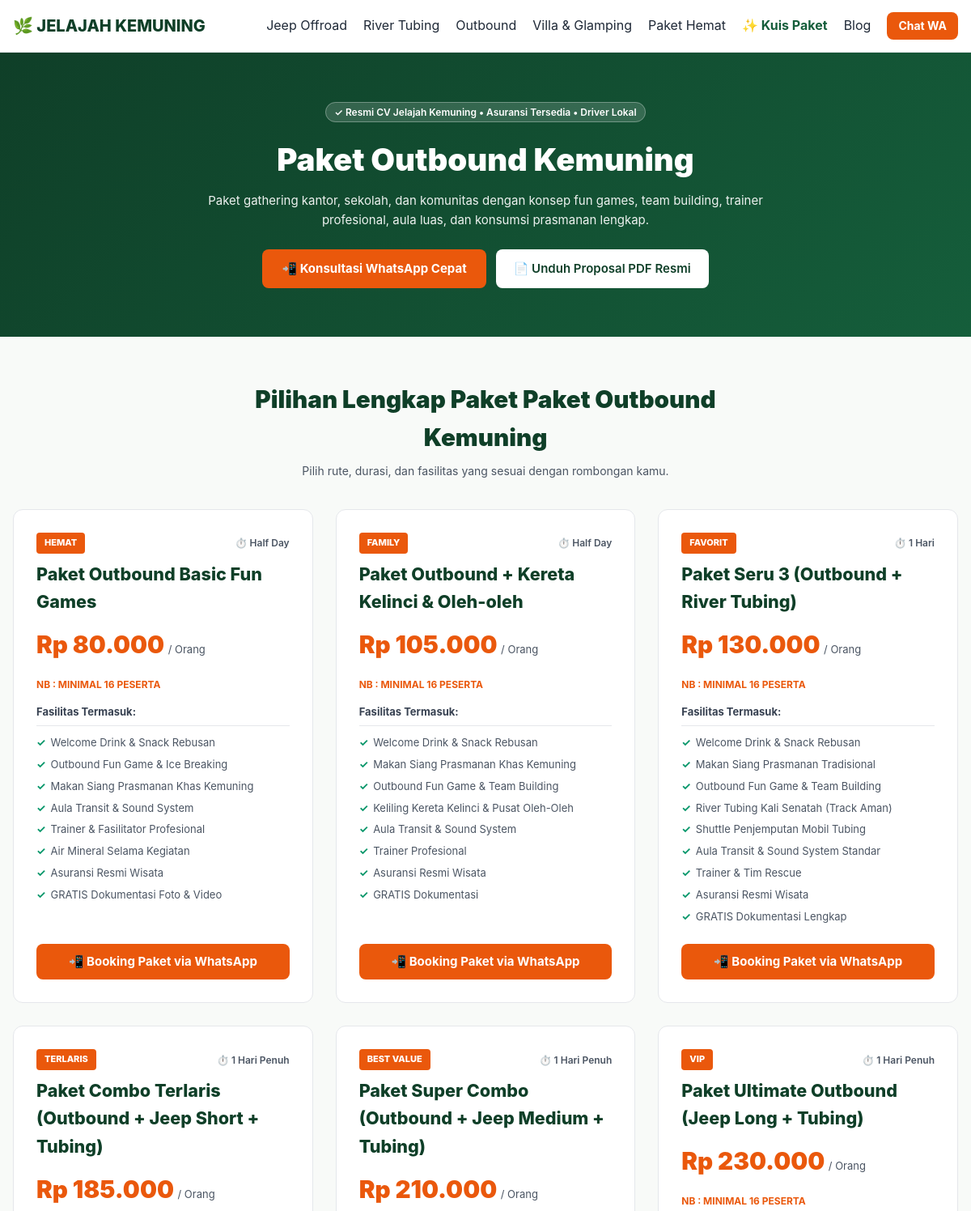
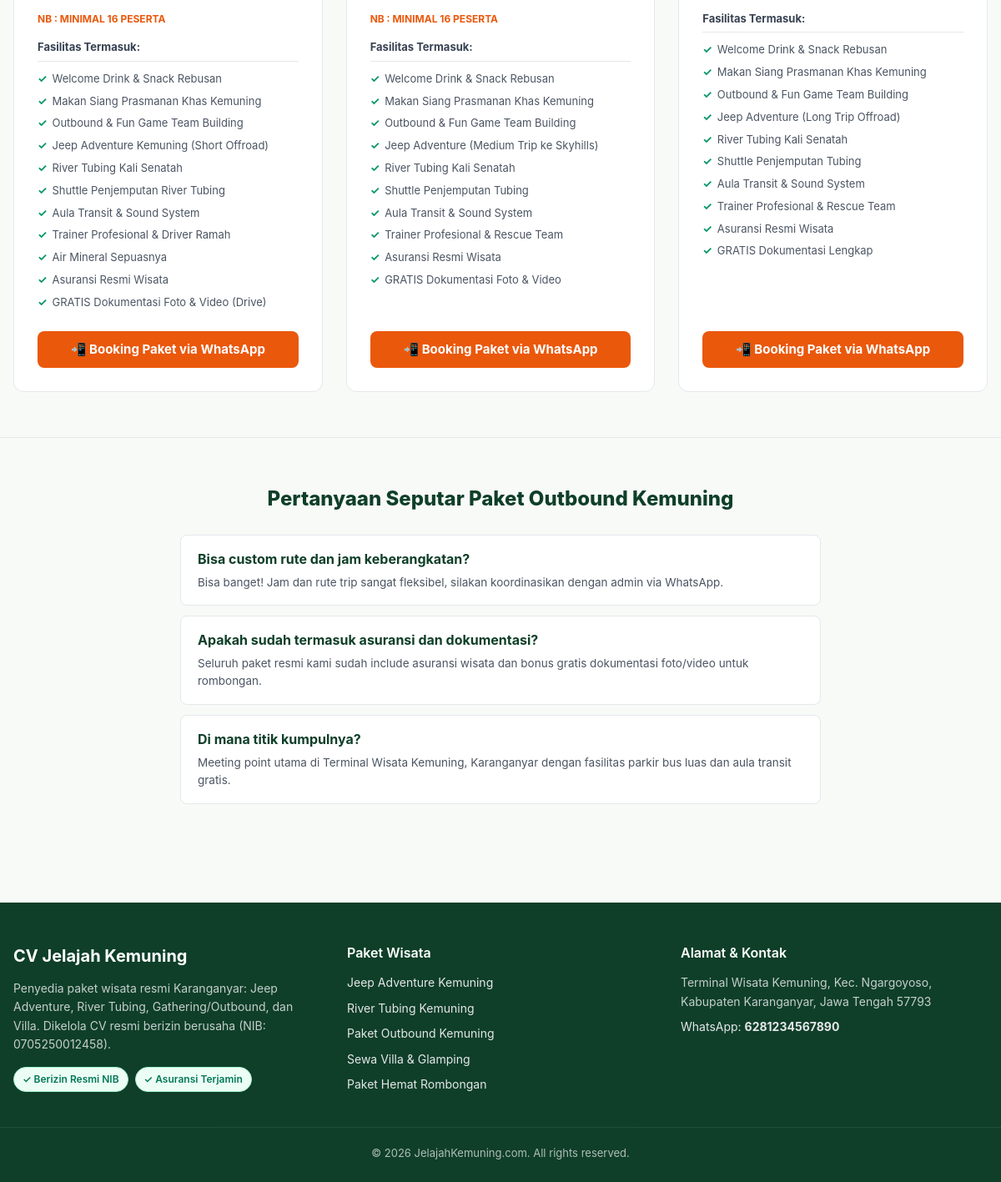
Screenshot of /paket-outbound-kemuning/ with the database file from the repository (2 pictures, top to bottom).
### tables this page shows
CREATE TABLE IF NOT EXISTS categories (
    id INTEGER PRIMARY KEY AUTO_INCREMENT,
    name VARCHAR(100) NOT NULL,
    slug VARCHAR(100) NOT NULL UNIQUE,
    description TEXT NULL,
    icon VARCHAR(50) DEFAULT 'fas fa-map-marked-alt',
    created_at TIMESTAMP DEFAULT CURRENT_TIMESTAMP
);

CREATE TABLE IF NOT EXISTS packages (
    id INTEGER PRIMARY KEY AUTO_INCREMENT,
    category_id INTEGER NOT NULL,
    name VARCHAR(200) NOT NULL,
    slug VARCHAR(200) NOT NULL UNIQUE,
    price INTEGER NOT NULL DEFAULT 0,
    price_strike INTEGER DEFAULT 0,
    price_type VARCHAR(50) DEFAULT 'per_orang',
    min_participants INTEGER DEFAULT 1,
    duration VARCHAR(100) NULL,
    badge VARCHAR(50) NULL,
    summary TEXT NULL,
    inclusions TEXT NULL,
    exclusions TEXT NULL,
    itinerary TEXT NULL,
    thumbnail VARCHAR(255) NULL,
    is_active INTEGER DEFAULT 1,
    sort_order INTEGER DEFAULT 0,
    created_at TIMESTAMP DEFAULT CURRENT_TIMESTAMP
);

CREATE TABLE IF NOT EXISTS settings (
    setting_key VARCHAR(100) PRIMARY KEY,
    setting_value TEXT NULL
);

### app/Controllers/PackageController.php (called while the page is built, shortened)
<?php
class PackageController {
    public function getPackageData(string $slug): array {
        $db = Database::getInstance()->getConnection();
        $stmt = $db->prepare("SELECT * FROM categories WHERE slug = :s LIMIT 1");
        $stmt->execute([':s' => $slug]);
        $category = $stmt->fetch(PDO::FETCH_ASSOC);
        $stmt = $db->prepare("SELECT * FROM packages WHERE category_id = :cid AND is_active = 1 ORDER BY sort_order ASC, price ASC");
        $stmt->execute([':cid' => $category['id']]);
        $packages = $stmt->fetchAll(PDO::FETCH_ASSOC);
        return ['category' => $category, 'packages' => $packages];
    }
    public function parseInclusions(?string $inclusions): array {
        $lines = preg_split('/\r\n|\r|\n/', trim($inclusions));
        return array_values(array_filter(array_map('trim', $lines)));
    }
    public function showBySlug(string $slug): void {
        $data = $this->getPackageData($slug);
        $category = $data['category'];
        $packages = $data['packages'];
        require __DIR__ . '/../Views/layouts/header.php';
        require __DIR__ . '/../Views/package-detail.php';
        require __DIR__ . '/../Views/layouts/footer.php';
    }
}

### app/Helpers.php (called while the page is built, shortened)
<?php
class Helpers {
    public static function formatRupiah(int $amount): string {
        return 'Rp ' . number_format($amount, 0, ',', '.');
    }
    public static function getSetting(string $key, string $default = ''): string {
        try {
            $db = Database::getInstance()->getConnection();
            $stmt = $db->prepare("SELECT setting_value FROM settings WHERE setting_key = :k LIMIT 1");
            $stmt->execute([':k' => $key]);
            $val = $stmt->fetchColumn();
            return ($val !== false && $val !== null) ? (string)$val : $default;
        } catch (\Throwable $e) {
            return $default;
        }
    }
    public static function generateWaLink(string $package = '', string $details = ''): string {
        $phone = self::getSetting('no_wa_1', defined('DEFAULT_WA') ? DEFAULT_WA : '6281234567890');
        $text = "Halo Admin Jelajah Kemuning, saya mau konsultasi";
        if (!empty($package)) {
            $text .= " mengenai *$package*";
        }
        if (!empty($details)) {
            $text .= " ($details)";
        }
        $text .= ". Mohon info ketersediaan tanggal dan rincian lengkapnya. Terima kasih!";
        return "https://wa.me/" . preg_replace('/[^0-9]/', '', $phone) . "?text=" . urlencode($text);
    }
    public static function sanitize(string $input): string {
        return htmlspecialchars(trim($input), ENT_QUOTES, 'UTF-8');
    }
}

### app/Views/package-detail.php (the view, shortened to what this page needs)
<div style="background:linear-gradient(135deg, var(--primary) 0%, var(--primary-light) 100%); color:#fff; padding:60px 0;">
    <div class="container" style="text-align:center;">
        <span class="badge-trust" style="background:rgba(255,255,255,0.15); color:#fff; border-color:rgba(255,255,255,0.3);">✓ Resmi CV Jelajah Kemuning • Asuransi Tersedia • Driver Lokal</span>
        <h1 style="font-size:2.4rem; font-weight:900; margin:16px 0 8px;"><?= Helpers::sanitize($category['name']) ?></h1>
        <p style="max-width:700px; margin:0 auto; opacity:0.92; font-size:15px; line-height:1.6;">
            <?= Helpers::sanitize($category['description'] ?? 'Penyedia paket wisata resmi Karanganyar dengan rute terbaik dan fasilitas terlengkap.') ?>
        </p>
        <div style="margin-top:24px; display:flex; justify-content:center; gap:12px; flex-wrap:wrap;">
            <a href="<?= Helpers::generateWaLink($category['name']) ?>" class="btn-accent" style="font-size:15px; padding:12px 24px;">
                📲 Konsultasi WhatsApp Cepat
            </a>
            <a href="/proposal/" class="btn-primary" style="background:#fff; color:var(--primary); font-size:15px; padding:12px 22px;">
                📄 Unduh Proposal PDF Resmi
            </a>
        </div>
    </div>
</div>
<div class="container" style="padding:54px 16px;">
    <div style="text-align:center; max-width:700px; margin:0 auto 36px;">
        <h2 style="font-size:1.85rem; font-weight:900; color:var(--primary); margin-bottom:6px;">
            Pilihan Lengkap Paket <?= Helpers::sanitize($category['name']) ?>
        </h2>
        <p style="color:var(--text-muted); font-size:14px;">Pilih rute, durasi, dan fasilitas yang sesuai dengan rombongan kamu.</p>
    </div>
    <div style="display:grid; grid-template-columns:repeat(auto-fit, minmax(320px, 1fr)); gap:28px;">
        <?php foreach ($packages as $pkg): ?>
        <div class="card-package" style="padding:28px; display:flex; flex-direction:column; justify-content:space-between;">
            <div>
                <div style="display:flex; justify-content:space-between; align-items:center; margin-bottom:8px;">
                    <?php if (!empty($pkg['badge'])): ?>
                    <span style="background:var(--accent); color:#fff; font-size:11px; font-weight:800; padding:4px 10px; border-radius:4px;">
                        <?= Helpers::sanitize($pkg['badge']) ?>
                    </span>
                    <?php else: ?>
                    <span style="background:#ECFDF5; color:#047857; font-size:11px; font-weight:700; padding:4px 8px; border-radius:4px;">
                        TERSEDIA
                    </span>
                    <?php endif; ?>
                    <?php if (!empty($pkg['duration'])): ?>
                    <span style="font-size:12px; font-weight:600; color:var(--text-muted);">⏱️ <?= Helpers::sanitize($pkg['duration']) ?></span>
                    <?php endif; ?>
                </div>
                <h3 style="font-size:1.35rem; font-weight:800; color:var(--primary); margin:8px 0;"><?= Helpers::sanitize($pkg['name']) ?></h3>
                <div style="margin:12px 0 16px;">
                    <span style="font-size:1.85rem; font-weight:900; color:var(--accent);"><?= Helpers::formatRupiah($pkg['price']) ?></span>
                    <span style="font-size:13px; color:var(--text-muted);">/ <?= $pkg['price_type'] === 'per_armada' ? 'Armada (Maks 4 Org)' : 'Orang' ?></span>
                </div>
                <?php if (!empty($pkg['min_participants']) && $pkg['min_participants'] > 1): ?>
                <div style="font-size:12px; color:var(--accent); font-weight:700; margin-bottom:12px;">
                    NB : MINIMAL <?= $pkg['min_participants'] ?> PESERTA
                </div>
                <?php endif; ?>
                <h4 style="font-size:13px; font-weight:700; color:#374151; margin-top:14px; border-bottom:1px solid var(--border); padding-bottom:6px;">Fasilitas Termasuk:</h4>
                <ul style="list-style:none; margin-top:10px; font-size:13px; display:flex; flex-direction:column; gap:6px; color:#4B5563;">
                    <?php
                    $incList = (new PackageController())->parseInclusions($pkg['inclusions'] ?? '');
                    if (empty($incList)): ?>
                        <li style="color:var(--text-muted);">Fasilitas lengkap standar CV Jelajah Kemuning.</li>
                    <?php else:
                        foreach ($incList as $inc): ?>
                        <li style="display:flex; align-items:flex-start; gap:6px;">
                            <span style="color:#059669; font-weight:bold;">✓</span> <span><?= Helpers::sanitize($inc) ?></span>
                        </li>
                    <?php endforeach; endif; ?>
                </ul>
            </div>
            <div style="margin-top:24px;">
                <a href="<?= Helpers::generateWaLink($pkg['name'], Helpers::formatRupiah($pkg['price'])) ?>" class="btn-accent" style="width:100%; justify-content:center; font-size:15px;">
                    📲 Booking Paket via WhatsApp
                </a>
            </div>
        </div>
        <?php endforeach; ?>
    </div>
</div>
<div style="background:#F8FAF8; border-top:1px solid var(--border); padding:54px 0;">
    <div class="container" style="max-width:800px;">
        <h3 style="text-align:center; font-size:1.5rem; font-weight:800; color:var(--primary); margin-bottom:24px;">
            Pertanyaan Seputar <?= Helpers::sanitize($category['name']) ?>
        </h3>
        <div style="display:flex; flex-direction:column; gap:12px;">
            <div style="background:#fff; border:1px solid var(--border); border-radius:8px; padding:16px 20px;">
                <div style="font-weight:700; color:var(--primary); margin-bottom:4px;">Bisa custom rute dan jam keberangkatan?</div>
                <div style="font-size:13.5px; color:var(--text-muted);">Bisa banget! Jam dan rute trip sangat fleksibel, silakan koordinasikan dengan admin via WhatsApp.</div>
            </div>
            <div style="background:#fff; border:1px solid var(--border); border-radius:8px; padding:16px 20px;">
                <div style="font-weight:700; color:var(--primary); margin-bottom:4px;">Apakah sudah termasuk asuransi dan dokumentasi?</div>
                <div style="font-size:13.5px; color:var(--text-muted);">Seluruh paket resmi kami sudah include asuransi wisata dan bonus gratis dokumentasi foto/video untuk rombongan.</div>
            </div>
            <div style="background:#fff; border:1px solid var(--border); border-radius:8px; padding:16px 20px;">
                <div style="font-weight:700; color:var(--primary); margin-bottom:4px;">Di mana titik kumpulnya?</div>
                <div style="font-size:13.5px; color:var(--text-muted);">Meeting point utama di Terminal Wisata Kemuning, Karanganyar dengan fasilitas parkir bus luas dan aula transit gratis.</div>
            </div>
        </div>
    </div>
</div>

### app/Views/layouts/footer.php (shortened to what this page needs)
<footer style="background:#0F3F28; color:#E5E7EB; padding:48px 0 24px; margin-top:64px;">
    <div class="container" style="display:grid; grid-template-columns:repeat(auto-fit, minmax(250px, 1fr)); gap:32px;">
        <div>
            <h3 style="color:#fff; font-size:1.25rem; font-weight:700; margin-bottom:12px;">CV Jelajah Kemuning</h3>
            <p style="font-size:14px; opacity:0.85; line-height:1.6;">Penyedia paket wisata resmi Karanganyar: Jeep Adventure, River Tubing, Gathering/Outbound, dan Villa. Dikelola CV resmi berizin berusaha (NIB: <?= Helpers::getSetting('nib', defined('CV_NIB') ? CV_NIB : '0705250012458') ?>).</p>
            <div style="margin-top:16px; display:flex; gap:8px; flex-wrap:wrap;">
                <span class="badge-trust">✓ Berizin Resmi NIB</span>
                <span class="badge-trust">✓ Asuransi Terjamin</span>
            </div>
        </div>
        <div>
            <h4 style="color:#fff; font-size:1rem; font-weight:600; margin-bottom:12px;">Paket Wisata</h4>
            <ul style="list-style:none; font-size:14px; display:flex; flex-direction:column; gap:8px;">
                <li><a href="/jeep-adventure-kemuning/">Jeep Adventure Kemuning</a></li>
                <li><a href="/river-tubing-kemuning/">River Tubing Kemuning</a></li>
                <li><a href="/paket-outbound-kemuning/">Paket Outbound Kemuning</a></li>
                <li><a href="/villa-glamping-kemuning/">Sewa Villa & Glamping</a></li>
                <li><a href="/paket-hemat-jeep-kemuning/">Paket Hemat Rombongan</a></li>
            </ul>
        </div>
        <div>
            <h4 style="color:#fff; font-size:1rem; font-weight:600; margin-bottom:12px;">Alamat & Kontak</h4>
            <p style="font-size:14px; opacity:0.85;">Terminal Wisata Kemuning, Kec. Ngargoyoso, Kabupaten Karanganyar, Jawa Tengah 57793</p>
            <p style="font-size:14px; margin-top:8px;">WhatsApp: <strong><?= Helpers::getSetting('no_wa_1', defined('DEFAULT_WA') ? DEFAULT_WA : '081234567890') ?></strong></p>
        </div>
    </div>
    <div class="container" style="margin-top:40px; padding-top:20px; border-top:1px solid rgba(255,255,255,0.1); text-align:center; font-size:13px; opacity:0.75;">
        &copy; <?= date('Y') ?> JelajahKemuning.com. All rights reserved.
    </div>
</footer>
</body>
</html>

### rows the page displays
categories: name "Paket Outbound Kemuning", description "Paket gathering kantor, sekolah, dan komunitas dengan konsep fun games, team building, trainer profesional, aula luas, dan konsumsi prasmanan lengkap."
packages: badge "HEMAT", duration "Half Day", name "Paket Outbound Basic Fun Games", price "Rp 80.000", price_type "Orang", min_participants "16", inclusions "Welcome Drink & Snack Rebusan", inclusions "Outbound Fun Game & Ice Breaking", inclusions "Makan Siang Prasmanan Khas Kemuning", inclusions "Aula Transit & Sound System", inclusions "Trainer & Fasilitator Profesional", inclusions "Air Mineral Selama Kegiatan", inclusions "Asuransi Resmi Wisata", inclusions "GRATIS Dokumentasi Foto & Video"
packages: badge "FAMILY", duration "Half Day", name "Paket Outbound + Kereta Kelinci & Oleh-oleh", price "Rp 105.000", price_type "Orang", min_participants "16", inclusions "Welcome Drink & Snack Rebusan", inclusions "Makan Siang Prasmanan Khas Kemuning", inclusions "Outbound Fun Game & Team Building", inclusions "Keliling Kereta Kelinci & Pusat Oleh-Oleh", inclusions "Aula Transit & Sound System", inclusions "Trainer Profesional", inclusions "Asuransi Resmi Wisata", inclusions "GRATIS Dokumentasi"
packages: badge "FAVORIT", duration "1 Hari", name "Paket Seru 3 (Outbound + River Tubing)", price "Rp 130.000", price_type "Orang", min_participants "16", inclusions "Welcome Drink & Snack Rebusan", inclusions "Makan Siang Prasmanan Tradisional", inclusions "Outbound Fun Game & Team Building", inclusions "River Tubing Kali Senatah (Track Aman)", inclusions "Shuttle Penjemputan Mobil Tubing", inclusions "Aula Transit & Sound System Standar", inclusions "Trainer & Tim Rescue", inclusions "Asuransi Resmi Wisata", inclusions "GRATIS Dokumentasi Lengkap"
packages: badge "TERLARIS", duration "1 Hari Penuh", name "Paket Combo Terlaris (Outbound + Jeep Short + Tubing)", price "Rp 185.000", price_type "Orang", min_participants "16", inclusions "Welcome Drink & Snack Rebusan", inclusions "Makan Siang Prasmanan Khas Kemuning", inclusions "Outbound & Fun Game Team Building", inclusions "Jeep Adventure Kemuning (Short Offroad)", inclusions "River Tubing Kali Senatah", inclusions "Shuttle Penjemputan River Tubing", inclusions "Aula Transit & Sound System", inclusions "Trainer Profesional & Driver Ramah", inclusions "Air Mineral Sepuasnya", inclusions "Asuransi Resmi Wisata", inclusions "GRATIS Dokumentasi Foto & Video (Drive)"
packages: badge "BEST VALUE", duration "1 Hari Penuh", name "Paket Super Combo (Outbound + Jeep Medium + Tubing)", price "Rp 210.000", price_type "Orang", min_participants "16", inclusions "Welcome Drink & Snack Rebusan", inclusions "Makan Siang Prasmanan Khas Kemuning", inclusions "Outbound & Fun Game Team Building", inclusions "Jeep Adventure (Medium Trip ke Skyhills)", inclusions "River Tubing Kali Senatah", inclusions "Shuttle Penjemputan Tubing", inclusions "Aula Transit & Sound System", inclusions "Trainer Profesional & Rescue Team", inclusions "Asuransi Resmi Wisata", inclusions "GRATIS Dokumentasi Foto & Video"
packages: badge "VIP", duration "1 Hari Penuh", name "Paket Ultimate Outbound (Jeep Long + Tubing)", price "Rp 230.000", price_type "Orang", min_participants "16", inclusions "Welcome Drink & Snack Rebusan", inclusions "Makan Siang Prasmanan Khas Kemuning", inclusions "Outbound & Fun Game Team Building", inclusions "Jeep Adventure (Long Trip Offroad)", inclusions "River Tubing Kali Senatah", inclusions "Shuttle Penjemputan Tubing", inclusions "Aula Transit & Sound System", inclusions "Trainer Profesional & Rescue Team", inclusions "Asuransi Resmi Wisata", inclusions "GRATIS Dokumentasi Lengkap"
settings: setting_value "0705250012458"
settings: setting_value "6281234567890"
